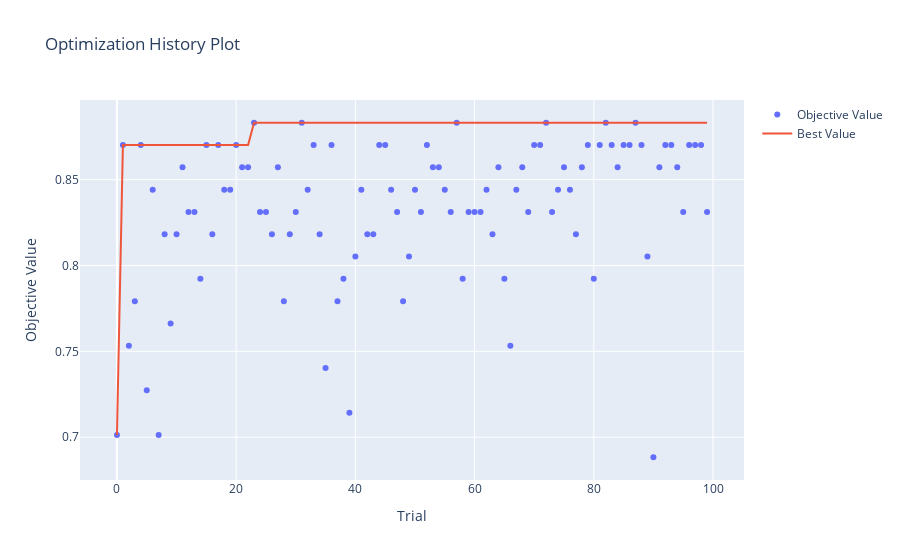
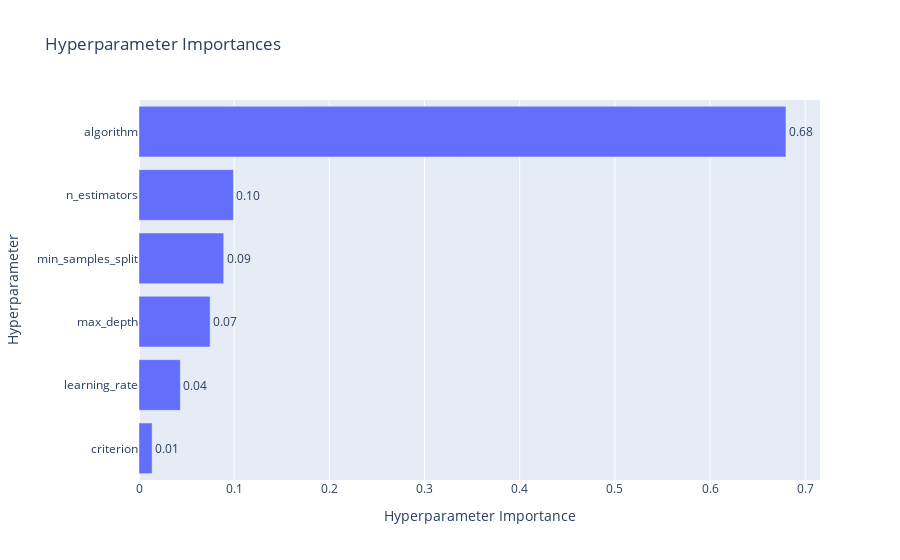

Notebook code cell kept with these figures, in order:
### Code cell
optuna.visualization.plot_optimization_history(study_4).show()
optuna.visualization.plot_param_importances(study_4).show()

### Figure 1 — Plotly figure (JSON) as saved in the notebook; plotly's stock layout.template omitted (floating-point values rounded to 4 significant figures)
{"data": [{"mode": "markers", "name": "Objective Value", "type": "scatter", "x": [0, 1, 2, 3, 4, 5, 6, 7, 8, 9, 10, 11, 12, 13, 14, 15, 16, 17, 18, 19, 20, 21, 22, 23, 24, 25, 26, 27, 28, 29, 30, 31, 32, 33, 34, 35, 36, 37, 38, 39, 40, 41, 42, 43, 44, 45, 46, 47, 48, 49, 50, 51, 52, 53, 54, 55, 56, 57, 58, 59, 60, 61, 62, 63, 64, 65, 66, 67, 68, 69, 70, 71, 72, 73, 74, 75, 76, 77, 78, 79, 80, 81, 82, 83, 84, 85, 86, 87, 88, 89, 90, 91, 92, 93, 94, 95, 96, 97, 98, 99], "y": [0.7013, 0.8701, 0.7532, 0.7792, 0.8701, 0.7273, 0.8442, 0.7013, 0.8182, 0.7662, 0.8182, 0.8571, 0.8312, 0.8312, 0.7922, 0.8701, 0.8182, 0.8701, 0.8442, 0.8442, 0.8701, 0.8571, 0.8571, 0.8831, 0.8312, 0.8312, 0.8182, 0.8571, 0.7792, 0.8182, 0.8312, 0.8831, 0.8442, 0.8701, 0.8182, 0.7403, 0.8701, 0.7792, 0.7922, 0.7143, 0.8052, 0.8442, 0.8182, 0.8182, 0.8701, 0.8701, 0.8442, 0.8312, 0.7792, 0.8052, 0.8442, 0.8312, 0.8701, 0.8571, 0.8571, 0.8442, 0.8312, 0.8831, 0.7922, 0.8312, 0.8312, 0.8312, 0.8442, 0.8182, 0.8571, 0.7922, 0.7532, 0.8442, 0.8571, 0.8312, 0.8701, 0.8701, 0.8831, 0.8312, 0.8442, 0.8571, 0.8442, 0.8182, 0.8571, 0.8701, 0.7922, 0.8701, 0.8831, 0.8701, 0.8571, 0.8701, 0.8701, 0.8831, 0.8701, 0.8052, 0.6883, 0.8571, 0.8701, 0.8701, 0.8571, 0.8312, 0.8701, 0.8701, 0.8701, 0.8312]}, {"mode": "lines", "name": "Best Value", "type": "scatter", "x": [0, 1, 2, 3, 4, 5, 6, 7, 8, 9, 10, 11, 12, 13, 14, 15, 16, 17, 18, 19, 20, 21, 22, 23, 24, 25, 26, 27, 28, 29, 30, 31, 32, 33, 34, 35, 36, 37, 38, 39, 40, 41, 42, 43, 44, 45, 46, 47, 48, 49, 50, 51, 52, 53, 54, 55, 56, 57, 58, 59, 60, 61, 62, 63, 64, 65, 66, 67, 68, 69, 70, 71, 72, 73, 74, 75, 76, 77, 78, 79, 80, 81, 82, 83, 84, 85, 86, 87, 88, 89, 90, 91, 92, 93, 94, 95, 96, 97, 98, 99], "y": [0.7013, 0.8701, 0.8701, 0.8701, 0.8701, 0.8701, 0.8701, 0.8701, 0.8701, 0.8701, 0.8701, 0.8701, 0.8701, 0.8701, 0.8701, 0.8701, 0.8701, 0.8701, 0.8701, 0.8701, 0.8701, 0.8701, 0.8701, 0.8831, 0.8831, 0.8831, 0.8831, 0.8831, 0.8831, 0.8831, 0.8831, 0.8831, 0.8831, 0.8831, 0.8831, 0.8831, 0.8831, 0.8831, 0.8831, 0.8831, 0.8831, 0.8831, 0.8831, 0.8831, 0.8831, 0.8831, 0.8831, 0.8831, 0.8831, 0.8831, 0.8831, 0.8831, 0.8831, 0.8831, 0.8831, 0.8831, 0.8831, 0.8831, 0.8831, 0.8831, 0.8831, 0.8831, 0.8831, 0.8831, 0.8831, 0.8831, 0.8831, 0.8831, 0.8831, 0.8831, 0.8831, 0.8831, 0.8831, 0.8831, 0.8831, 0.8831, 0.8831, 0.8831, 0.8831, 0.8831, 0.8831, 0.8831, 0.8831, 0.8831, 0.8831, 0.8831, 0.8831, 0.8831, 0.8831, 0.8831, 0.8831, 0.8831, 0.8831, 0.8831, 0.8831, 0.8831, 0.8831, 0.8831, 0.8831, 0.8831]}, {"marker": {"color": "#cccccc"}, "mode": "markers", "name": "Infeasible Trial", "showlegend": false, "type": "scatter", "x": [], "y": []}], "layout": {"autosize": true, "title": {"text": "Optimization History Plot"}, "xaxis": {"autorange": true, "range": [-6.041, 105.0], "title": {"text": "Trial"}, "type": "linear"}, "yaxis": {"autorange": true, "range": [0.6722, 0.8992], "title": {"text": "Objective Value"}, "type": "linear"}}}

### Figure 2 — Plotly figure (JSON) as saved in the notebook; plotly's stock layout.template omitted (floating-point values rounded to 4 significant figures)
{"data": [{"cliponaxis": false, "hovertemplate": ["criterion (CategoricalDistribution): 0.013813691666124924<extra></extra>", "learning_rate (FloatDistribution): 0.043416972070642997<extra></extra>", "max_depth (IntDistribution): 0.07474007843441836<extra></extra>", "min_samples_split (IntDistribution): 0.08902417305673231<extra></extra>", "n_estimators (IntDistribution): 0.09924393075583475<extra></extra>", "algorithm (CategoricalDistribution): 0.6797611540162468<extra></extra>"], "name": "Objective Value", "orientation": "h", "text": ["0.01", "0.04", "0.07", "0.09", "0.10", "0.68"], "textposition": "outside", "type": "bar", "x": [0.01381, 0.04342, 0.07474, 0.08902, 0.09924, 0.6798], "y": ["criterion", "learning_rate", "max_depth", "min_samples_split", "n_estimators", "algorithm"]}], "layout": {"autosize": true, "title": {"text": "Hyperparameter Importances"}, "xaxis": {"autorange": true, "range": [0, 0.7155], "title": {"text": "Hyperparameter Importance"}, "type": "linear"}, "yaxis": {"autorange": true, "range": [-0.5, 5.5], "title": {"text": "Hyperparameter"}, "type": "category"}}}
